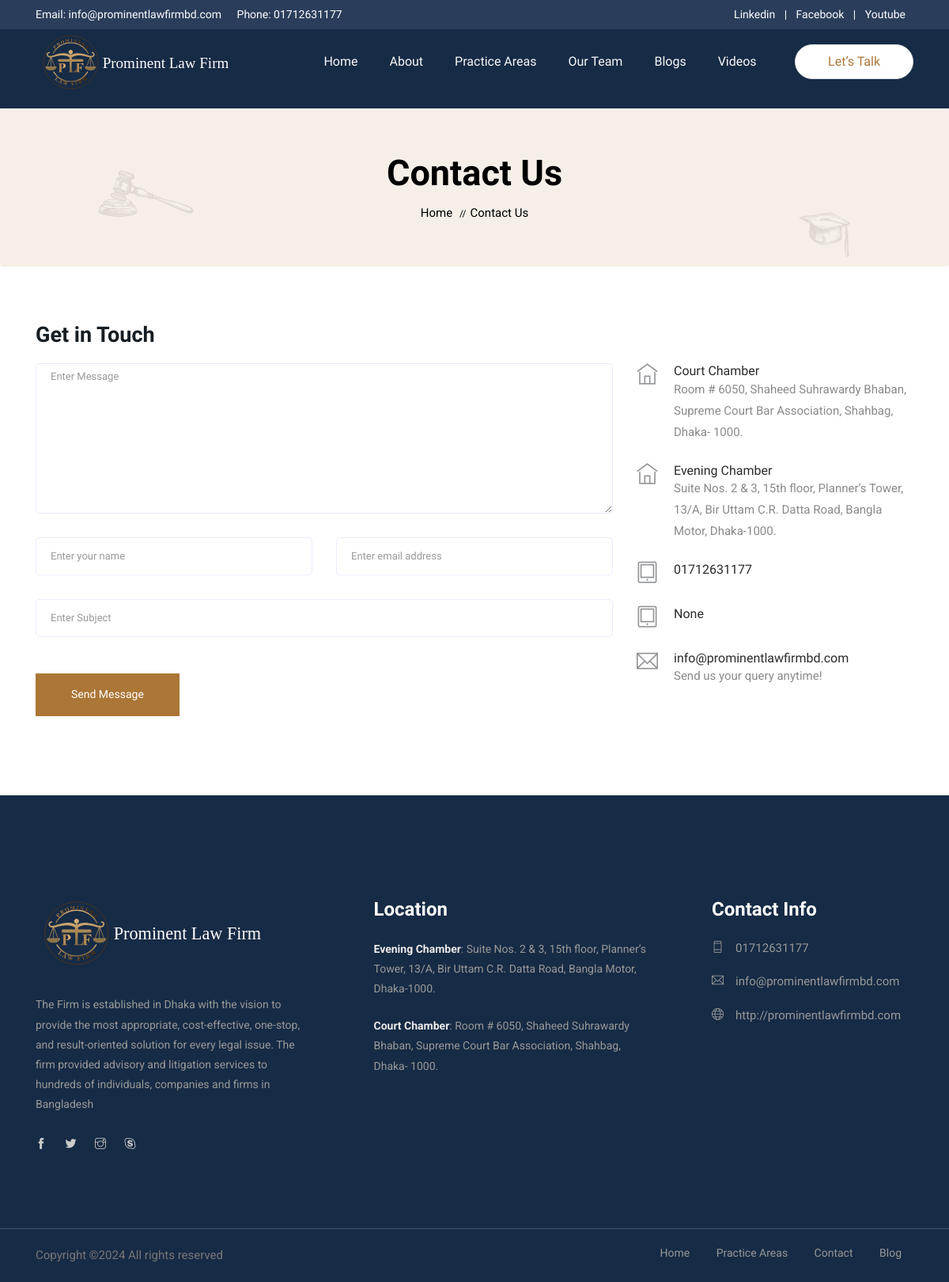
Page /contact/ on the committed database.
### core/models.py (models this page shows, shortened)
class SiteSettings(models.Model):
    company_name = models.CharField(max_length=200)
    email = models.EmailField()
    site = models.URLField()
    phone_number_1 = models.CharField(max_length=20)
    phone_number_2 = models.CharField(max_length=20, blank=True, null=True)
    evening_chamber_location = models.CharField(max_length=200)
    court_chamber_location = models.CharField(max_length=200)
    logo = models.FileField(upload_to='logos/', help_text='Image dimensions should be 250px (width) by 75px (height).')
    practice_areas = models.TextField(null=True, blank=True)
    linkedin_url = models.URLField(blank=True, null=True)
    facebook_url = models.URLField(blank=True, null=True)
    youtube_url = models.URLField(blank=True, null=True)

### core/views.py (the view, shortened to what this page needs)
# urls.py: path('contact/', views.contact, name="contact"),
def contact(request):
    contact = SiteSettings.objects.first()
    context = {
        'contact' : contact
    }
    return render(request, 'contact.html', context)

### core/context_processors.py (called while the page is built)
def site_settings(request):
    settings = SiteSettings.objects.first()
    return {'site_settings': settings}

### templates/contact.html (shortened to what this page needs)
{% extends "./partial/base.html" %}
{% load static %}
{% block content %}
  <section class="breadcrumb breadcrumb_bg">
    <div class="container">
      <div class="row">
        <div class="col-lg-12">
          <div class="breadcrumb_iner text-center">
            <div class="breadcrumb_iner_item">
              <h2>Contact Us</h2>
              <p>home <span>//</span>Contact Us</p>
            </div>
          </div>
        </div>
      </div>
    </div>
  </section>
  <section class="contact-section section_padding">
    <div class="container">
      <div class="row">
        <div class="col-12">
          <h2 class="contact-title">Get in Touch</h2>
        </div>
        <div class="col-lg-8">
          <form class="form-contact contact_form" action="{% url 'core:contact' %}" method="post" id="contactForm"
            novalidate="novalidate">
            <div class="row">
              <div class="col-12">
                <div class="form-group">
                  <textarea class="form-control w-100" name="message" id="message" cols="30" rows="9"
                    onfocus="this.placeholder = ''" onblur="this.placeholder = 'Enter Message'"
                    placeholder='Enter Message'></textarea>
                </div>
              </div>
              <div class="col-sm-6">
                <div class="form-group">
                  <input class="form-control" name="name" id="name" type="text" onfocus="this.placeholder = ''"
                    onblur="this.placeholder = 'Enter your name'" placeholder='Enter your name'>
                </div>
              </div>
              <div class="col-sm-6">
                <div class="form-group">
                  <input class="form-control" name="email" id="email" type="email" onfocus="this.placeholder = ''"
                    onblur="this.placeholder = 'Enter email address'" placeholder='Enter email address'>
                </div>
              </div>
              <div class="col-12">
                <div class="form-group">
                  <input class="form-control" name="subject" id="subject" type="text" onfocus="this.placeholder = ''"
                    onblur="this.placeholder = 'Enter Subject'" placeholder='Enter Subject'>
                </div>
              </div>
            </div>
            <div class="form-group mt-3">
              <button type="submit" class="button button-contactForm btn_4">Send Message</button>
            </div>
          </form>
        </div>
        <div class="col-lg-4">
          <div class="media contact-info">
            <span class="contact-info__icon"><i class="ti-home"></i></span>
            <div class="media-body">
              <h3>Court Chamber</h3>
              <p>{{ contact.court_chamber_location }}</p>
            </div>
          </div>
          <div class="media contact-info">
            <span class="contact-info__icon"><i class="ti-home"></i></span>
            <div class="media-body">
              <h3>Evening Chamber</h3>
              <p>{{ contact.evening_chamber_location }}</p>
            </div>
          </div>
          <div class="media contact-info">
            <span class="contact-info__icon"><i class="ti-tablet"></i></span>
            <div class="media-body">
                <h3>{{contact.phone_number_1}}</h3>
            </div>
          </div>
          <div class="media contact-info">
            <span class="contact-info__icon"><i class="ti-tablet"></i></span>
            <div class="media-body">
                <h3>{{contact.phone_number_2}}</h3>
            </div>
          </div>
          <div class="media contact-info">
            <span class="contact-info__icon"><i class="ti-email"></i></span>
            <div class="media-body">
              <h3>{{contact.email}}</h3>
              <p>Send us your query anytime!</p>
            </div>
          </div>
        </div>
      </div>
    </div>
  </section>
{% endblock content %}

### templates/partial/base.html (shortened to what this page needs)
{% load static %}
<!doctype html>
<html lang="en">
<head>
    <link rel="stylesheet" href="{% static 'assets/css/bootstrap.min.css' %}">
    <link rel="stylesheet" href="{% static 'assets/css/animate.css' %}">
    <link rel="stylesheet" href="{% static 'assets/css/owl.carousel.min.css' %}">
    <link rel="stylesheet" href="{% static 'assets/css/themify-icons.css' %}">
    <link rel="stylesheet" href="{% static 'assets/css/flaticon.css' %}">
    <link rel="stylesheet" href="{% static 'assets/css/magnific-popup.css' %}">
    <link rel="stylesheet" href="{% static 'assets/css/slick.css' %}">
    <link rel="stylesheet" href="{% static 'assets/css/gijgo.min.css' %}">
    <link rel="stylesheet" href="{% static 'assets/css/nice-select.css' %}">
    <link rel="stylesheet" href="{% static 'assets/css/all.css' %}">
    <link rel="stylesheet" href="{% static 'assets/css/style.css' %}">
</head>
<body>
    <div class="topbar text-center p-2">
        <div class="container">
          <div class="row">
            <div class="col-md-6 col-12 text-md-left text-center mb-2 mb-md-0">
              <span>Email: {{site_settings.email}}</span>
              <span class="ml-md-3 d-block d-md-inline">Phone:{% if site_settings.phone_number_1 %} {{site_settings.phone_number_1}} {% endif %} {% if site_settings.phone_number_2 %}, {{site_settings.phone_number_2}} {% endif %}</span>
            </div>
            <div class="col-md-6 col-12 text-md-right text-center">
              <a href="{{site_settings.linkedin_url}}" class="mr-2">Linkedin</a> |
              <a href="{{site_settings.facebook_url}}" class="mx-2">Facebook</a> |
              <a href="{{site_settings.youtube_url}}" class="ml-2">Youtube</a>
            </div>
          </div>
        </div>
      </div>
<header class="main_menu home_menu" style="background-color: #162b45; height: 100px;">
    <div class="container">
        <div class="row align-items-center">
            <div class="col-lg-12">
                <nav class="navbar navbar-expand-lg navbar-light">
                    <a class="navbar-brand" href="/"> <img class="large-logo" src="{{site_settings.logo.url}}" alt="logo"> </a>
                    <div class="collapse navbar-collapse main-menu-item" id="navbarSupportedContent">
                        <ul class="navbar-nav">
                            <li class="nav-item">
                                <a class="nav-link text-light" href="{% url 'core:index' %}">Home</a>
                            </li>
                            <li class="nav-item">
                                <a class="nav-link text-light" href="{% url 'core:about' %}">About</a>
                            </li>
                            <li class="nav-item">
                                <a class="nav-link text-light" href="{% url 'core:service' %}">Practice Areas</a>
                            </li>
                            <li class="nav-item">
                                <a class="nav-link text-light" href="{% url 'core:team' %}">Our Team</a>
                            </li>
                            <li class="nav-item">
                                <a class="nav-link text-light" href="{% url 'core:blog' %}">Blogs</a>
                            </li>
                            <li class="nav-item">
                                <a class="nav-link text-light" href="{% url 'core:video' %}">Videos</a>
                            </li>
                        </ul>
                    </div>
                    <a href="{% url 'core:contact' %}" class="d-none d-sm-block menu_btn">Let’s Talk</a>
                </nav>
            </div>
        </div>
    </div>
</header>
{% block content %}
{% endblock content %}
    <footer class="footer-area">
        <div class="container">
            <div class="row justify-content-between">
                <div class="col-sm-6 col-xl-4">
                    <div class="single-footer-widget footer_1">
                        <a href="index.html"> <img src="{{site_settings.logo.url}}" alt=""> </a>
                        <p>The Firm is established in Dhaka with the
                            vision to provide the most appropriate, cost-effective, one-stop, and result-oriented solution for
                            every legal issue. The firm provided advisory and litigation services to hundreds of individuals,
                            companies and firms in Bangladesh </p>
                        <div class="social_icon">
                            <a href="#"> <i class="ti-facebook"></i> </a>
                            <a href="#"> <i class="ti-twitter-alt"></i> </a>
                            <a href="#"> <i class="ti-instagram"></i> </a>
                            <a href="#"> <i class="ti-skype"></i> </a>
                        </div>
                    </div>
                </div>
                <div class="col-sm-6 col-xl-4">
                    <div class="single-footer-widget footer_icon">
                        <h4>Location</h4>
                        <p>
                            <span style="font-weight: bold; color: rgb(238, 234, 234);">Evening Chamber</span>: {{site_settings.evening_chamber_location}}
                        </p>
                        <p>
                            <span style="font-weight: bold; color: rgb(238, 234, 234);">Court Chamber</span>: {{site_settings.court_chamber_location}}
                        </p>
                    </div>
                </div>
                <div class="col-sm-6 col-xl-3">
                    <div class="single-footer-widget footer_icon">
                        <h4>Contact Info</h4>
                        <ul>
                            {% if site_settings.phone_number_1 %}
                            <li><a href="#"><i class="ti-mobile"></i>{{site_settings.phone_number_1}}</a></li>
                            {% endif %}
                            <li><a href="#"><i class="ti-email"></i>{{site_settings.email}}</a></li>
                            <li><a href="#"><i class="ti-world"></i>{{site_settings.site}}</a></li>
                        </ul>
                    </div>
                </div>
            </div>
        </div>
        <div class="container-fluid">
            <div class="row">
                <div class="col-lg-12">
                    <div class="copyright_part_text text-center">
                        <div class="container">
                            <div class="row">
                                <div class="col-lg-6 col-md-12">
                                    <p class="footer-text m-0">
Copyright &copy;<script>document.write(new Date().getFullYear());</script> All rights reserved</a>
</p>
                                </div>
                                <div class="col-lg-6 col-md-12">
                                    <div class="footer_menu">
                                        <ul>
                                            <li><a href="{% url 'core:index' %}">Home</a></li>
                                            <li><a href="{% url 'core:service' %}">Practice Areas</a></li>
                                            <li><a href="{% url 'core:contact' %}">Contact</a></li>
                                            <li><a href="{% url 'core:blog' %}">Blog</a></li>
                                        </ul>
                                    </div>
                                </div>
                            </div>
                        </div>
                    </div>
                </div>
            </div>
        </div>
    </footer>
</body>
</html>

### templates/partial/base.html (style rules this page uses)
.topbar { background-color: #2a3e5c; color: #ffffff; padding: 5px 0; }
.topbar a { color: #ffffff; text-decoration: none; margin-right: 10px; }

### rows in the picture
SiteSettings: email "info@prominentlawfirmbd.com", phone_number_1 "01712631177", logo (picture), court_chamber_location "Room # 6050, Shaheed Suhrawardy Bhaban, Supreme Court Bar Association, Shahbag, Dhaka- 1000.", evening_chamber_location "Suite Nos. 2 & 3, 15th floor, Planner’s Tower, 13/A, Bir Uttam C.R. Datta Road, Bangla Motor, Dhaka-1000.", phone_number_2 "None", site "http://prominentlawfirmbd.com"
